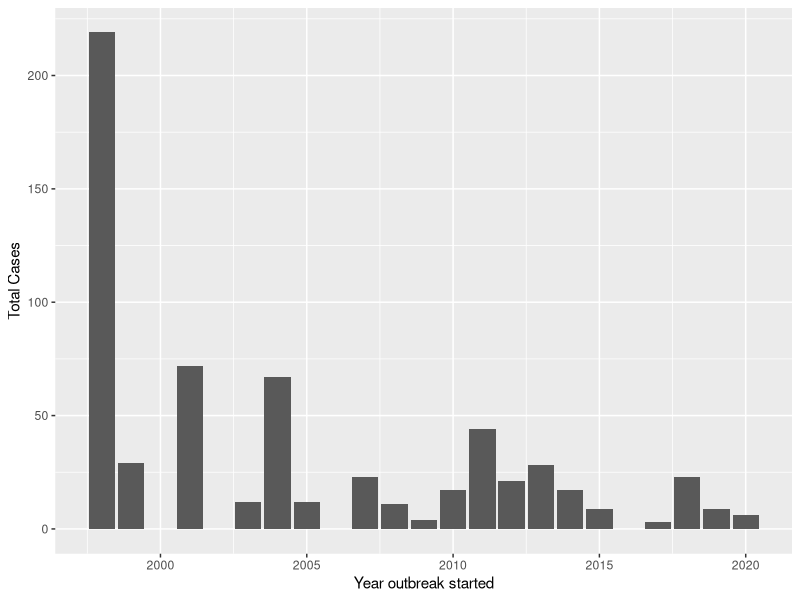
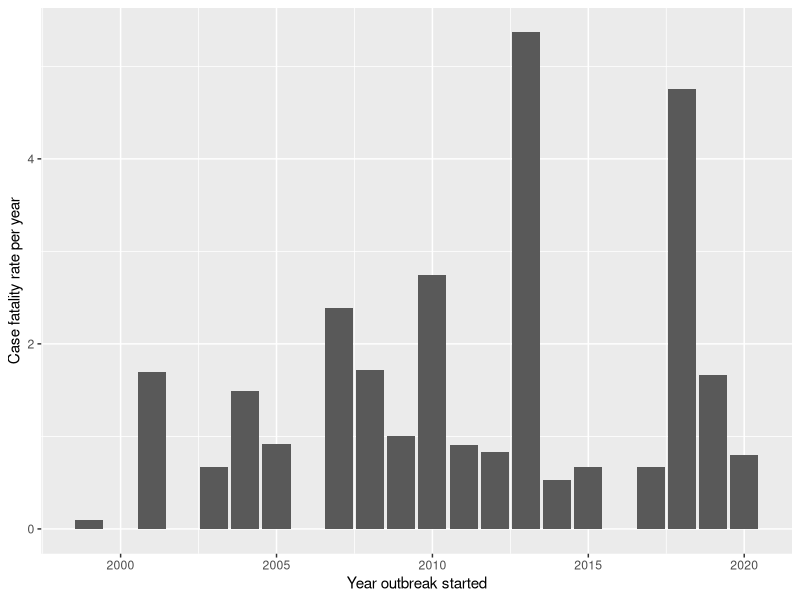
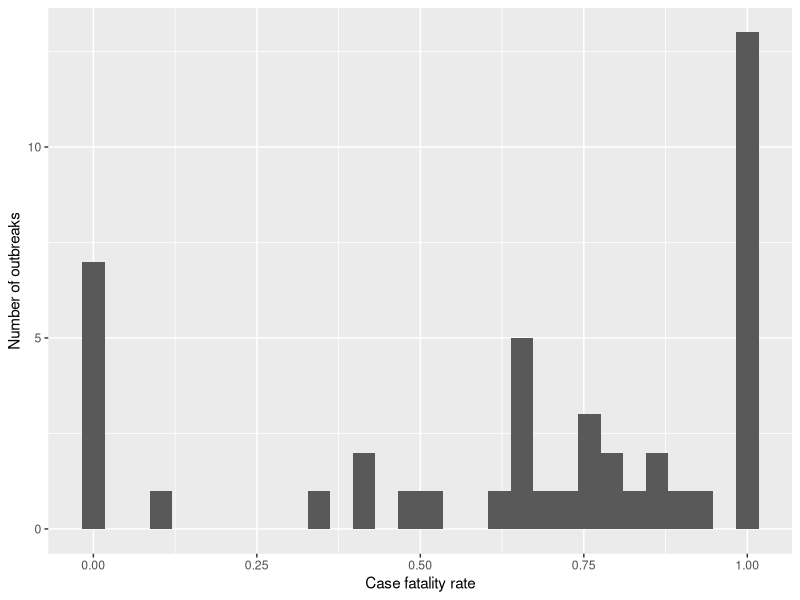

The R script that drew these images, in order:
library(tidyverse)


NiVdata <- read_csv("data/niv_case_reports.csv")

#Plot cases by year
NiVdata %>%
  ggplot()+
  geom_col(aes(x=`start_year`, y = `Total Cases`))+
  xlab("Year outbreak started")

#Plot case fatality rate per year (perhaps better to do this per outbreak?)

NiVdata %>%
  ggplot()+
  geom_col(aes(x=`start_year`, y = `deceased`/`Total Cases`))+
  xlab("Year outbreak started")+
  ylab("Case fatality rate per year")

NiVdata$outbreakID <- paste("Outbreak", seq(1,nrow(NiVdata),1), NiVdata$start_year)


NiVdata %>%
  ggplot()+
  geom_histogram(aes(x = `deceased`/`Total Cases`))+
  xlab("Case fatality rate")+
  ylab("Number of outbreaks")
